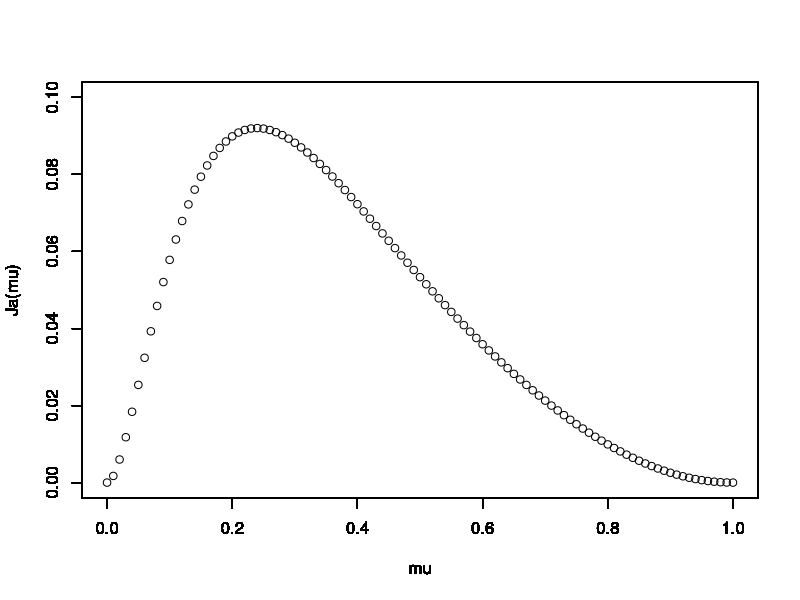

The R source for this figure: (Note: this script raises an error after producing the figure.)
#本に載ってるネゲントロピーの計算
phi=function(x) dnorm(x,mean=0,sd=1)
p = function(x){
    mu*phi(x) + (1 - mu)*2*phi(2*(x - 1))
    
}

mu=0
mean=1-mu
var=((5-mu)/4)-(1-mu)^2

pdf=function(x){
    p(sqrt(var)*x+mean)*(sqrt(var))
}

integrate(pdf,-Inf,Inf)

e1=function(x){
    x*pdf(x)
}
e2=function(x){
    x^2*pdf(x)
}
integrate(e1,-Inf,Inf)
integrate(e2,-Inf,Inf)


#gauss=function(x) dnorm(x,mean=1-mu,sd=sqrt((1+7*mu-4*mu^2)/4))



k1=36/(8*sqrt(3)-9)
k2a=1/(2-6/pi)

#g1:奇関数
g1=function(x){
    x*exp(-(x^2)/2)*pdf(x)
}
#g2a:偶関数
g2a=function(x){
    abs(x)*pdf(x)
}

integrate(g1,-Inf,Inf)$val

integrate(g2a,-Inf,Inf)$val


Ja=function(mu){
    k1*(integrate(g1,-Inf,Inf)$val)^2+k2a*(integrate(g2a,-Inf,Inf)$val-sqrt(2/pi))^2
}

mu=0

mean=1-mu
var=((5-mu)/4)-(1-mu)^2
Ja(mu)

mu=1
mean=1-mu
var=((5-mu)/4)-(1-mu)^2
Ja(mu)

for(mu in 0:100){
    mu = mu*0.01
    mean=1-mu
    var=((5-mu)/4)-(1-mu)^2
    plot(mu,Ja(mu),xlab="mu",xlim=c(0,1),ylim=c(0,0.1),type="p",lwd=1)
    par(new=T)
    
}

###################################



#確かめ
#E(G1)=0?
mu=1
integrate(g1,-Inf,Inf)$val
h1=function(v){
    v*exp(-(v^2)/2)*gauss(v)
}

mu=0
integrate(g1,-Inf,Inf)$val-integrate(h1,-Inf,Inf)$val
integrate(h1,-Inf,Inf)$val

#mu=0,1で、
#2*integrate(g,0,Inf)$val-2*integrate(h,0,Inf)$val=0?

2*integrate(g2a,0,Inf)$val-sqrt(2/pi)

mu=1
g=function(x){
    x*p(x)
}

h=function(v){
    v*gauss(v)
}
2*integrate(g,0,Inf)$val-2*integrate(h,0,Inf)$val#mu=1で0

#mu=0
mu=0
gauss=function(x) dnorm(x,mean=1-mu,sd=sqrt(((10-9*mu)/9)-(1-mu)^2))

p = function(x){
    mu*3*phi(3*x) + (1 - mu)*3*phi(3*(x - 1))
    
}

g=function(x){
    x*p(x)
}

h=function(v){
    v*gauss(v)
}


2*integrate(g,0,Inf)$val-2*integrate(h,0,Inf)$val

##########################

for(mu in 0:100){
    mu = mu*0.01
    plot(mu,Ja(mu),xlab="mu",xlim=c(0,1),ylim=c(0,0.03),type="p",lwd=1)
    par(new=T)
    
}

